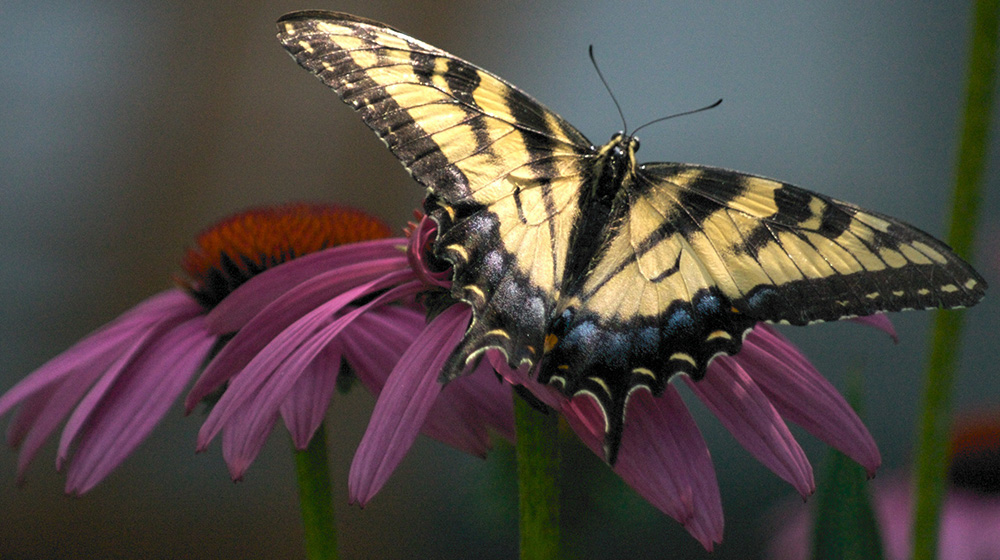
#> input picture butterfly.jpg, 1000 x 560 px, found by its file name
$ jupyter execute edge-detection.ipynb
#> lines starting #> are read from the running program, lines starting #| are printed output that depends on the picture; after the words box and inside, x2 and y2 are one past the last pixel; in counts of white or black regions, pixels touching at a corner belong together
[cell 1]
BASE_URL = "https://raw.githubusercontent.com/er-knight/edge-detection/main"

[cell 2]
from skimage import io

image = io.imread(BASE_URL + "/butterfly.jpg")
#> image is the input picture: shape (560, 1000, 3); mean R, G, B 82.5, 74.3, 70.1

[cell 3]
import matplotlib.pyplot as plt

plt.imshow(image);

[cell 4]
import cv2

image = cv2.cvtColor(image, cv2.COLOR_BGR2RGB)

[cell 5]
image

[cell 6]
canny = cv2.Canny(image, threshold1=180, threshold2=200)
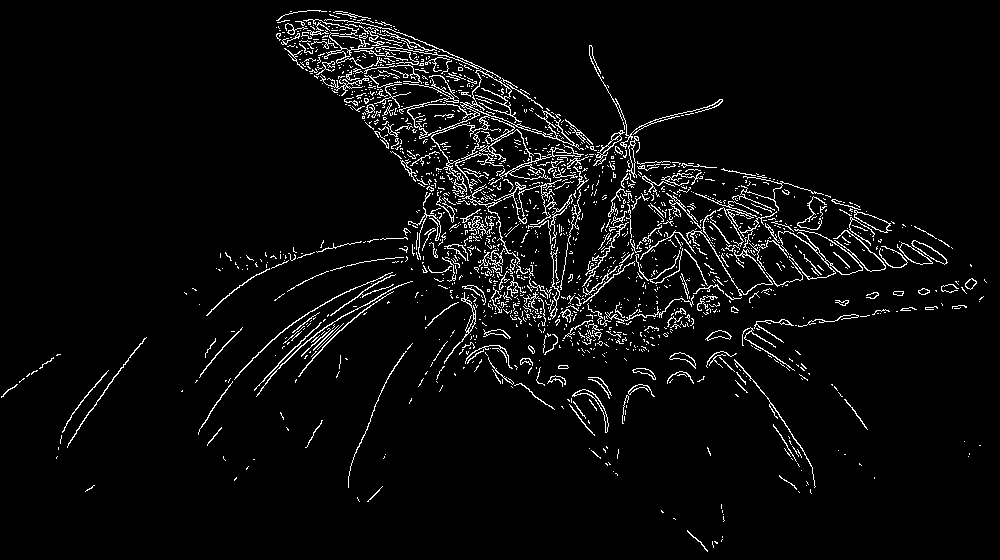
#> canny: shape (560, 1000); 4.5% white in thin lines or dots
plt.imshow(canny);

[cell 7]
cv2.imwrite("edges.jpg", canny)
#> Out = True

[cell 8]
# apply gaussian blur to reduce noise

blurred_image = cv2.GaussianBlur(image, (5, 5), 0)
plt.imshow(blurred_image);

[cell 9]
canny = cv2.Canny(blurred_image, threshold1=180, threshold2=200)
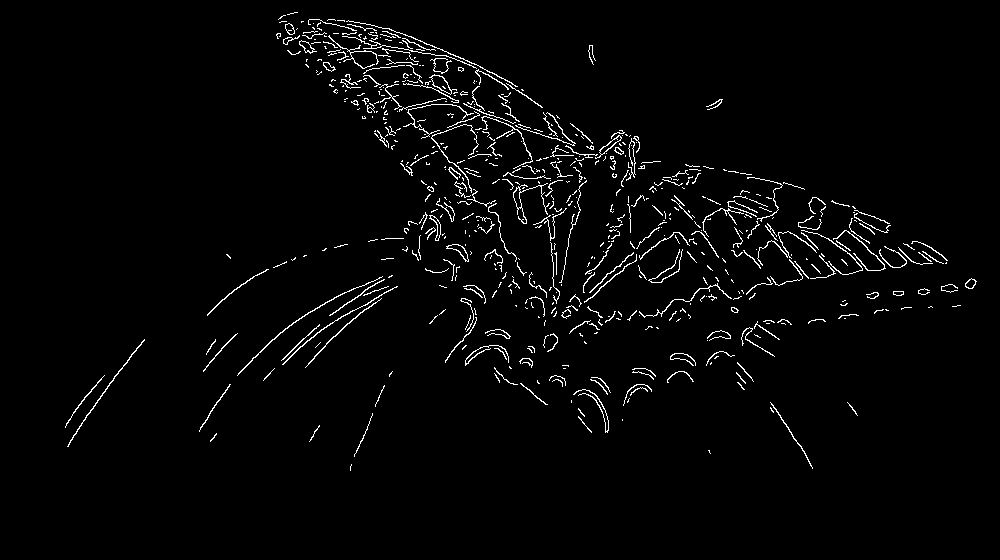
#> canny: shape (560, 1000); 2.5% white in thin lines or dots, all inside (x1, y1, x2, y2) = (65, 12, 977, 471)
plt.imshow(canny);

[cell 10]
cv2.imwrite("edges-blurred.jpg", canny)
#> Out = True

[cell 11]
grayscale_image = cv2.cvtColor(image, cv2.COLOR_BGR2GRAY)
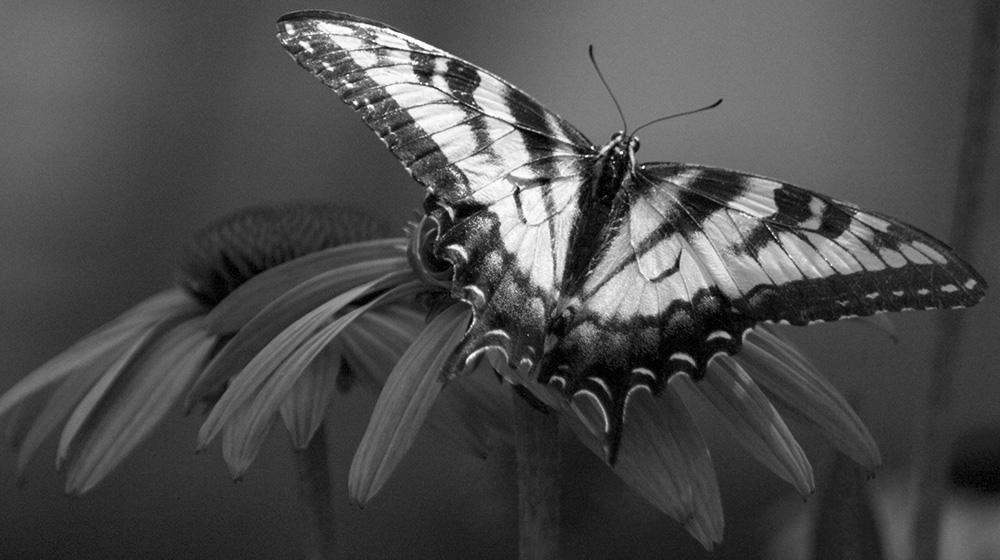
#> grayscale_image: shape (560, 1000); min 0, max 255, mean 76.3
plt.imshow(grayscale_image);

[cell 12]
blurred_image = cv2.GaussianBlur(grayscale_image, (5, 5), 0)
#> blurred_image: shape (560, 1000)
plt.imshow(blurred_image);

[cell 13]
canny = cv2.Canny(blurred_image, threshold1=180, threshold2=200)
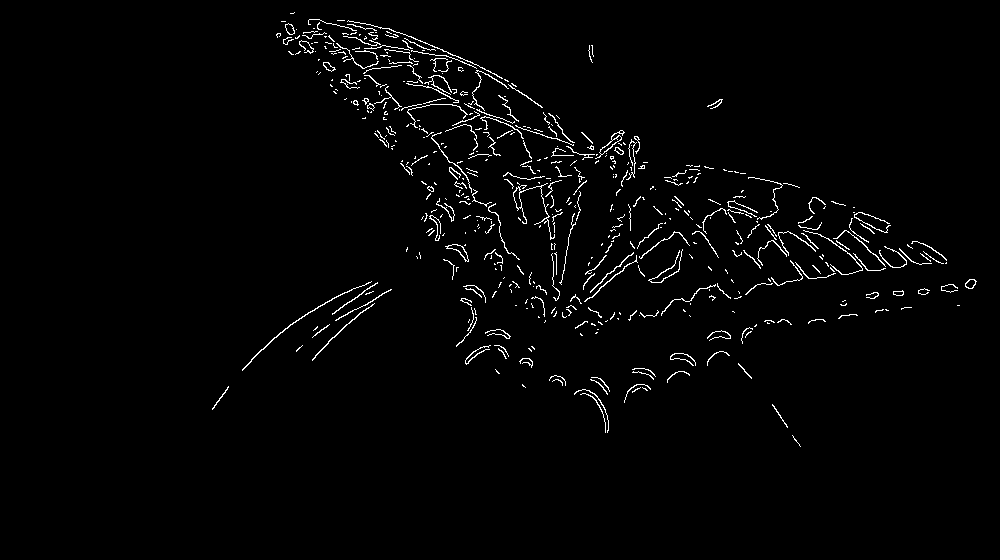
#> canny: shape (560, 1000); 1.9% white in thin lines or dots, all inside (x1, y1, x2, y2) = (212, 12, 977, 447)
plt.imshow(canny);

[cell 14]
cv2.imwrite("edges-grayscale-and-blurred.jpg", canny)
#> Out = True
